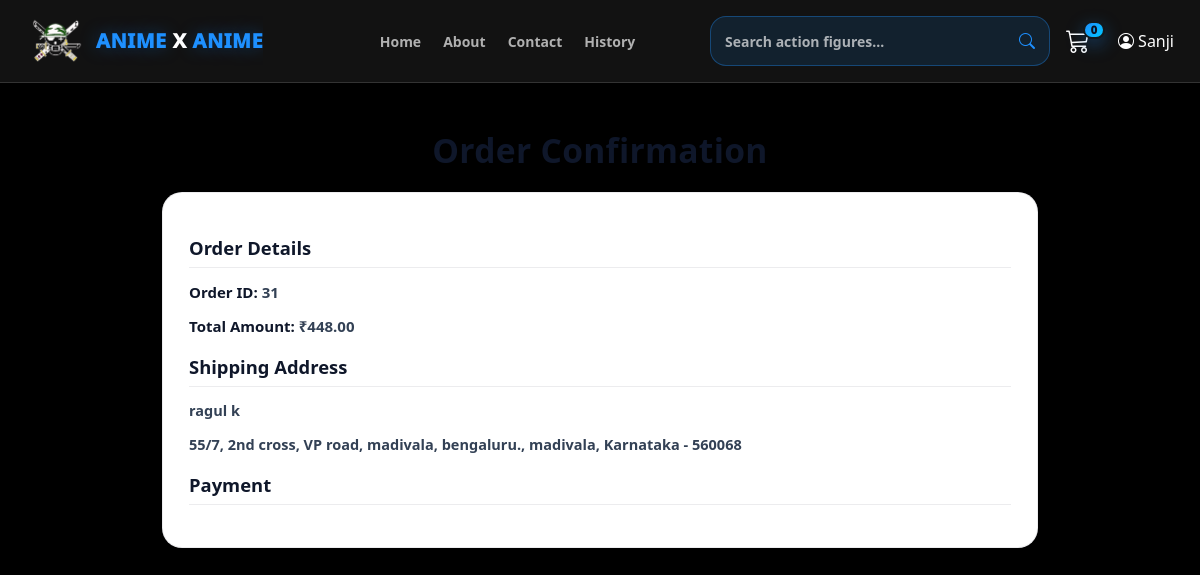
/confirm-order/31/ (signed in), run on the app's committed database.
### orders/models.py (models this page shows, shortened)
class Order(models.Model):
    user = models.ForeignKey(User, on_delete=models.CASCADE)
    order_date = models.DateTimeField(auto_now_add=True)
    total_amount = models.DecimalField(max_digits=10, decimal_places=2)
    status = models.CharField(max_length=20, choices=[('PENDING','Pending'),('COMPLETED','Completed')])
    razorpay_order_id = models.CharField(max_length=255)
    address = models.ForeignKey(Address, on_delete=models.CASCADE, null=True, blank=True, related_name="orders")

class Address(models.Model):
    user = models.ForeignKey(User, on_delete=models.CASCADE, related_name="addresses")
    full_name = models.CharField(max_length=100, help_text="Full name of the recipient")
    phone_number = models.CharField(
        max_length=10,
        validators=[
            RegexValidator(r'^\d{10}$', message="Phone number must be 10 digits long.")
        ],
        help_text="Recipient's phone number"
    )
    address_line1 = models.CharField(max_length=255, help_text="Street address, P.O. Box, etc.")
    address_line2 = models.CharField(
        max_length=255, blank=True, null=True, help_text="Apartment, suite, unit, building, floor, etc."
    )
    landmark = models.CharField(
        max_length=255, blank=True, null=True, help_text="Landmark near the address"
    )
    city = models.CharField(max_length=100, help_text="City name")
    state = models.CharField(
        max_length=100,
        help_text="State name",
        choices=[
    ("Andhra Pradesh", "Andhra Pradesh"),
    ("Arunachal Pradesh", "Arunachal Pradesh"),
    ("Assam", "Assam"),
    ("Bihar", "Bihar"),
    ("Chhattisgarh", "Chhattisgarh"),
    ("Goa", "Goa"),
    ("Gujarat", "Gujarat"),
    ("Haryana", "Haryana"),
    ("Himachal Pradesh", "Himachal Pradesh"),
    ("Jharkhand", "Jharkhand"),
    ("Karnataka", "Karnataka"),
    ("Kerala", "Kerala"),
    ("Madhya Pradesh", "Madhya Pradesh"),
    ("Maharashtra", "Maharashtra"),
    ("Manipur", "Manipur"),
    ("Meghalaya", "Meghalaya"),
    ("Mizoram", "Mizoram"),
    ("Nagaland", "Nagaland"),
    ("Odisha", "Odisha"),
    ("Punjab", "Punjab"),
    ("Rajasthan", "Rajasthan"),
    ("Sikkim", "Sikkim"),
    ("Tamil Nadu", "Tamil Nadu"),
    ("Telangana", "Telangana"),
    ("Tripura", "Tripura"),
    ("Uttar Pradesh", "Uttar Pradesh"),
    ("Uttarakhand", "Uttarakhand"),
    ("West Bengal", "West Bengal"),
    ("Andaman and Nicobar Islands", "Andaman and Nicobar Islands"),
    ("Chandigarh", "Chandigarh"),
    ("Dadra and Nagar Haveli and Daman and Diu", "Dadra and Nagar Haveli and Daman and Diu"),
    ("Delhi", "Delhi"),
    ("Jammu and Kashmir", "Jammu and Kashmir"),
    ("Ladakh", "Ladakh"),
    ("Lakshadweep", "Lakshadweep"),
    ("Puducherry", "Puducherry"),
        ]
    )
    pincode = models.CharField(
        max_length=6,
        validators=[
            RegexValidator(r'^\d{6}$', message="PIN code must be 6 digits long.")
        ],
        help_text="6-digit PIN code"
    )
    country = models.CharField(
        max_length=100, default="India", editable=False, help_text="Country name"
    )
    is_default = models.BooleanField(
        default=False, help_text="Set as the default address"
    )
    created_at = models.DateTimeField(auto_now_add=True)
    updated_at = models.DateTimeField(auto_now=True)
    class Meta:
        unique_together = ('user', 'pincode', 'address_line1', 'address_line2')

### payments/views.py (the view)
# urls.py: path('confirm-order/<int:order_id>/', views.confirm_order, name='confirm_order'),
@login_required
def confirm_order(request, order_id):
    order = get_object_or_404(Order, id=order_id, user=request.user)
    if not order.address:
        return redirect('select_address_for_order', order_id=order.id)
    return render(request, "payments/confirm_order.html", {"order": order})

### templates/payments/confirm_order.html (shortened to what this page needs)
{% extends "base/base.html" %}
{% block content %}
<div class="container my-5">
    <h1 class="text-center">Order Confirmation</h1>
    <div class="card">
        <div class="card-body">
            <h4>Order Details</h4>
            <p><strong>Order ID:</strong> {{ order.id }}</p>
            <p><strong>Total Amount:</strong> ₹{{ order.total_amount }}</p>
            <h4>Shipping Address</h4>
            <p>{{ order.address.full_name }}</p>
            <p>{{ order.address.address_line1 }}, {{ order.address.city }}, {{ order.address.state }} - {{ order.address.pincode }}</p>
            <h4>Payment</h4>
        </div>
    </div>
</div>
{% endblock %}

### templates/base/includes/header.html (shortened to what this page needs)
{% load static %}
<header>
    <nav id="main-navbar" class="navbar navbar-expand-lg bg-dark" data-bs-theme="dark">
        <div class="container-fluid">
            <a class="navbar-brand nav-brand-link d-flex align-items-center gap-2" id="animexanimeBrand"
                href="{% url 'home_page' %}" data-href="{% url 'home_page' %}">
                <img src="{% static 'images/logo-pic2.png' %}" alt="AnimeXAnime Logo" class="nav-logo">
                <span class="brand-text d-none d-md-inline">
                    <span class="brand-white">Anime</span>
                    <span class="brand-blue">X</span>
                    <span class="brand-white">Anime</span>
                </span>
            </a>
            <div class="collapse navbar-collapse" id="navbarSupportedContent">
                <ul class="navbar-nav me-auto mb-2 mb-lg-0">
                    <li class="nav-item">
                        <a class="nav-link {% if current_page == 'home' %}active{% endif %}"
                            href="{% url 'home_page' %}">
                            Home
                        </a>
                    </li>
                    <li class="nav-item">
                        <a class="nav-link {% if current_page == 'about' %}active{% endif %}"
                            href="{% url 'about_page' %}">
                            About
                        </a>
                    </li>
                    <li class="nav-item">
                        <a class="nav-link {% if current_page == 'contact' %}active{% endif %}"
                            href="{% url 'contact_page' %}">
                            Contact
                        </a>
                    </li>
                    {% if user.is_staff %}
                    <li class="nav-item">
                        <a class="nav-link {% if current_page == 'products' %}active{% endif %}"
                            href="{% url 'products' %}">
                            Products
                        </a>
                    </li>
                    {% else %}
                    <li class="nav-item">
                        <a class="nav-link {% if current_page == 'products' %}active{% endif %}"
                            href="{% url 'order_history_2' %}">
                            History
                        </a>
                    </li>
                    {% endif %}
                </ul>
                <div class="d-flex align-items-center gap-3">
                    <form class="nav-search" method="get" action="{% url 'search_products' %}">
                        <input name="q" value="{{ query }}" class="nav-search-input" type="search"
                            placeholder="Search action figures..." aria-label="Search">
                        <button class="nav-search-btn" type="submit">
                            <i class="bi bi-search"></i>
                        </button>
                    </form>
                    {% if not user.is_staff %}
                    <div class="nav-item position-relative">
                        <a class="nav-link" href="{% url 'view_cart' %}">
                            <i class="bi bi-cart3 fs-4"></i>
                            {% if user.is_authenticated %}
                            <span class="cart-badge" id="cart-count" data-count-url="{% url 'cart_count' %}">
                                0
                            </span>
                            {% endif %}
                            {% endif %}
                        </a>
                    </div>
                    <div class="nav-item dropdown">
                        <a class="nav-link dropdown-toggle d-flex align-items-center" href="#"
                            data-bs-toggle="dropdown">
                            <i class="bi bi-person-circle me-1"></i>
                            {% if user.is_authenticated %}
                            {{ user.username|capfirst }}
                            {% else %}
                            Hi User!
                            {% endif %}
                        </a>
                    </div>
                </div>
            </div>
        </div>
    </nav>
</header>

### static/css/style.css (style rules this page uses)
:root { --bg-primary: #000000; --bg-secondary: #121212; --bg-tertiary: #1a1a1a; --bg-card: #1e1e1e; --bg-hover: #2a2a2a; --text-primary: #ffffff; --text-secondary: #b0b0b0; --text-muted: #808080; --text-dark: #1a1a1a; --border-color: #333333; --border-light: #404040; --accent-gray: #505050; --accent-light: #e0e0e0; --accent-dark: #2a2a2a; }
body { background-color: var(--bg-primary); color: var(--text-primary); padding-top: 82px; }
header { background-color: var(--bg-primary) !important; }
.card { background-color: var(--bg-card); border: 1px solid var(--border-color); }
.card-body { color: var(--text-primary); }
a { color: var(--text-secondary); text-decoration: none; }

### templates/base/includes/header.html (style rules this page uses)
#main-navbar { padding: 10px 14px; background: var(--bg-secondary) !important; border-bottom: 1px solid var(--border-color); box-shadow: 0px 18px 45px rgba(0, 0, 0, 0.3); position: fixed; top: 0; left: 0; width: 100%; z-index: 9999; }
#main-navbar .nav-logo { height: 62px; width: auto; object-fit: contain; display: block; transition: 0.25s ease; }
#main-navbar .brand-text { font-weight: 950; letter-spacing: 0.6px; text-transform: uppercase; }
#main-navbar .brand-white { color: #1e90ff; text-shadow: 0px 0px 18px rgba(30, 144, 255, 0.35); transition: 0.25s ease; }
#main-navbar .brand-blue { color: #ffffff; transition: 0.25s ease; }
#main-navbar .navbar-brand { font-size: 20px; font-weight: 900 !important; letter-spacing: 0.6px; text-transform: uppercase; }
#main-navbar .nav-brand-link { padding: 0 !important; border-radius: 0 !important; background: transparent !important; box-shadow: none !important; position: relative; overflow: hidden; user-select: none; display: inline-flex; align-items: center; gap: 10px; transform: translateZ(0); will-change: transform; transition: 0.25s ease; }
#main-navbar .nav-brand-link, #main-navbar .nav-brand-link:hover, #main-navbar .nav-brand-link:focus { text-decoration: none !important; outline: none !important; }
#main-navbar .nav-brand-link::before { content: ""; position: absolute; top: 0; left: -140%; width: 140%; height: 100%; background: linear-gradient(90deg, rgba(255, 255, 255, 0) 0%, rgba(30, 144, 255, 0.18) 25%, rgba(255, 255, 255, 0.25) 50%, rgba(30, 144, 255, 0.18) 75%, rgba(255, 255, 255, 0) 100%); opacity: 0; pointer-events: none; filter: blur(1px); }
#main-navbar .navbar-collapse { position: relative; }
#main-navbar .navbar-nav.me-auto { position: absolute; left: 40%; top: 50%; transform: translate(-100%, -50%); display: flex; align-items: center; gap: 18px; margin: 0 !important; padding: 0 !important; }
#main-navbar .navbar-collapse>.d-flex { margin-left: auto; }
#main-navbar .navbar-nav.me-auto .nav-link { font-size: 14px; font-weight: 850; color: var(--text-secondary) !important; padding: 6px 2px !important; margin: 0 !important; background: transparent !important; border-radius: 0px !important; border: none !important; position: relative; transition: 0.2s ease; }
#main-navbar .navbar-nav.me-auto .nav-link::after { content: ""; position: absolute; left: 0; bottom: -9px; width: 0%; height: 3px; background: #1e90ff; border-radius: 50px; transition: 0.25s ease; }
#main-navbar .navbar-collapse>.d-flex .nav-link::after { display: none !important; }
#main-navbar .nav-search { display: flex; align-items: center; width: 340px; max-width: 340px; background: rgba(30, 144, 255, 0.12); border: 1px solid rgba(30, 144, 255, 0.35); border-radius: 16px; overflow: hidden; transition: 0.25s ease; }
#main-navbar .nav-search-input { flex: 1; border: none !important; outline: none !important; box-shadow: none !important; background: transparent !important; color: #fff !important; font-size: 14px; font-weight: 750; padding: 12px 14px; min-width: 0; }
#main-navbar .nav-search-input::placeholder { color: rgba(255, 255, 255, 0.65); }
#main-navbar .nav-search-btn { border: none !important; background: transparent !important; color: #1e90ff !important; padding: 12px 14px; font-size: 16px; transition: 0.2s ease; }
#main-navbar .nav-item.position-relative .nav-link { padding-right: 12px !important; }
#main-navbar .cart-badge { position: absolute; top: -2px; right: -3px; min-width: 18px; height: 18px; padding: 0px 6px; border-radius: 999px; background: linear-gradient(135deg, #1e90ff, #00c6ff); color: #0b1020; font-size: 11px; font-weight: 950; display: flex; align-items: center; justify-content: center; border: 2px solid rgba(18, 18, 18, 0.95); box-shadow: 0px 6px 18px rgba(30, 144, 255, 0.35); }

### data on the page
Order: id "31", total_amount "448.00", address.full_name "ragul k", address.address_line1 "55/7, 2nd cross, VP road, madivala, bengaluru.", address.city "madivala", address.state "Karnataka", address.pincode "560068"

### other printed values
{{ user.username|capfirst }} "Sanji"
